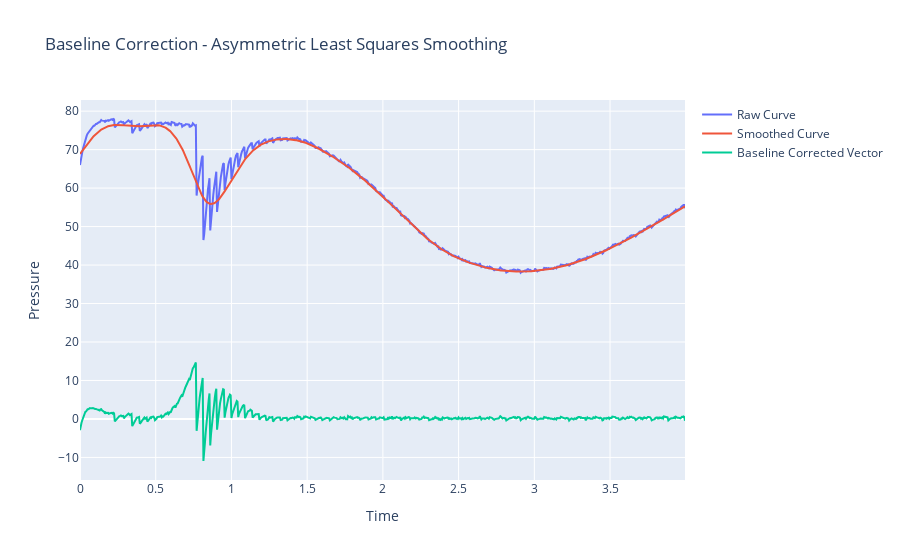

The notebook cell saved with this chart:
### Code cell
"""
4. Asymmetric Least Squares Smoothing
- estimate a baseline in data by minimizing the sum of squared differences between the data and a smooth curve
- does this by applying different penalties to deviations above and below the curve.
- This asymmetry allows the smoother to better fit the baseline while accommodating peaks or other features in the data
"""
from scipy import sparse
from scipy.sparse.linalg import spsolve
# def baseline_als(pressure_vector, smoothness, asymmetry, n_iterations=10):
smoothness = 1e4 
asymmetry = 0.1
n_iterations=10
L = len(pressure_vector)
D = sparse.csc_matrix(np.diff(np.eye(L), 2))
w = np.ones(L)
for i in range(n_iterations):
    W = sparse.spdiags(w, 0, L, L)
    Z = W + smoothness * D.dot(D.transpose())
    baseline = spsolve(Z, w*pressure_vector)
    w = asymmetry * (pressure_vector > baseline) + (1-asymmetry) * (pressure_vector < baseline)

baseline_corrected_vector = pressure_vector - baseline
# Remove the elements from the beginning and end to avoid edge effects. Typically <window_size // 2>
# baseline_corrected_vector = baseline_corrected_vector[1:-1]
# featrawi["pressure_baseline_corrected"] = baseline_corrected_vector
fig = go.Figure()
fig.add_trace(go.Scatter(x=time, y=pressure_vector, mode='lines', name='Raw Curve'))
fig.add_trace(go.Scatter(x=time, y=baseline, mode='lines', name='Smoothed Curve'))
fig.add_trace(go.Scatter(x=time, y=baseline_corrected_vector, mode='lines', name='Baseline Corrected Vector'))
fig.update_layout(title='Baseline Correction - Asymmetric Least Squares Smoothing', xaxis_title='Time', yaxis_title='Pressure')
fig.show()
fig.write_image("dev/figures/fig_baseline_correction_AsLS_smoothing.png", width=1100, height= 350, scale = 3)

### Figure 1 — Plotly figure (JSON) as saved in the notebook; plotly's stock layout.template omitted (floating-point values rounded to 4 significant figures; data arrays with more than 128 entries replaced by an {"elided": "..."} marker saying what was removed)
{"data": [{"mode": "lines", "name": "Raw Curve", "type": "scatter", "x": {"elided": "800 float values"}, "y": {"elided": "800 float values"}}, {"mode": "lines", "name": "Smoothed Curve", "type": "scatter", "x": {"elided": "800 float values"}, "y": {"elided": "800 float values"}}, {"mode": "lines", "name": "Baseline Corrected Vector", "type": "scatter", "x": {"elided": "800 float values"}, "y": {"elided": "800 float values"}}], "layout": {"title": {"text": "Baseline Correction - Asymmetric Least Squares Smoothing"}, "xaxis": {"title": {"text": "Time"}}, "yaxis": {"title": {"text": "Pressure"}}}}
